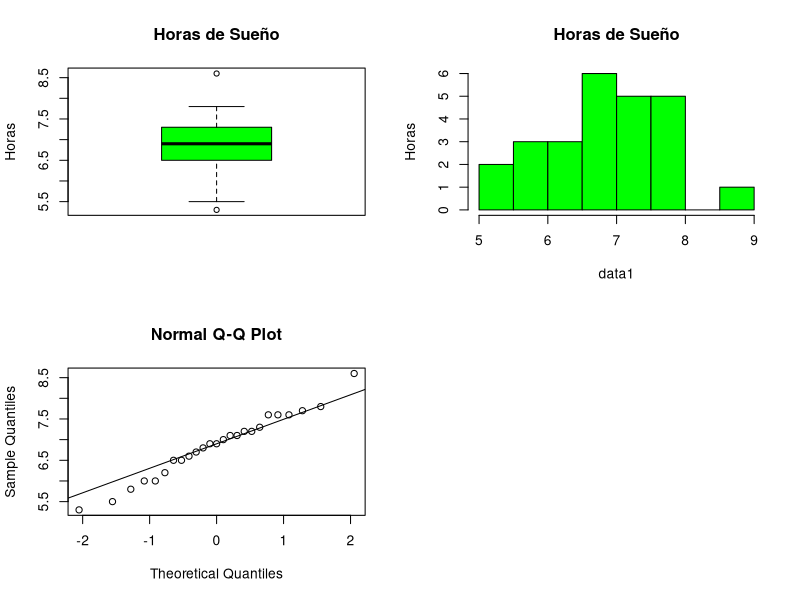
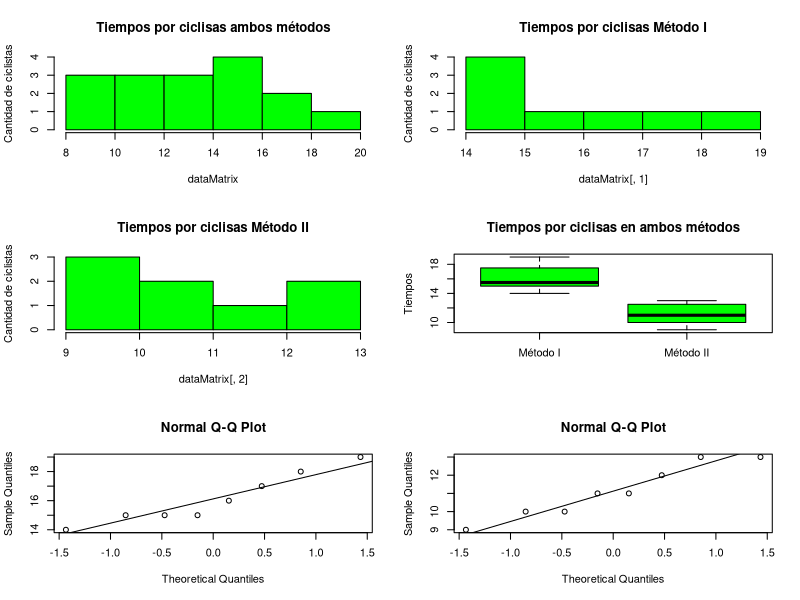

Source code (R) for these figures, in order:
#Laboratorio 2. Intervalos de Confianza
#Estudiantes:
# José Barrera  15-10123
# Carlos Sivira 15-11377

par(mfrow=c(2,2))

####################################################################
#Pregunta 1

#Almacenamos los datos a analizar
data1 <- c(6.9, 7.6, 6.5, 6.2, 5.3,
           7.8, 7.0, 5.5, 7.6, 6.7,
           7.3, 6.6, 7.1, 6.9, 6.0,
           6.8, 6.5, 7.2, 5.8, 8.6,
           7.6, 7.1, 6.0, 7.2, 7.7)

#Datos para el análisis descriptivo
summary(data1)

#Calculo del coeficiente de variacion
sd(data1) / mean(data1)

#Graficamos para apoyar nuestro análisis
boxplot(data1, 
        ylab = 'Horas', 
        main='Horas de Sueño', 
        col = 'green')

hist(data1, 
        ylab = 'Horas', 
        main='Horas de Sueño', 
        col = 'green')

qqnorm(data1)
qqline(data1)

#Calculamos el intervalo de confianza
#de 78% para la media
t.test(data1, conf.level = 0.78)$conf.int

####################################################################
#Pregunta 2
#Datos del problema 2
data2 <- c(15, 16, 14, 15, 17, 18, 19, 15, 13, 12, 11, 13, 11, 9, 10, 10)
#Definicion de la matriz y sus respectivos headers por columna
dataMatrix <- matrix(data2, nrow=8)
colnames(dataMatrix) <- c("Método I", "Método II")

#------------------------------Seccion 1------------------------------
#Obtencion del summary
summary(dataMatrix)
#Calculo del coeficiente de variacion para cada columna
sd(dataMatrix[, 1]) / mean(dataMatrix[,1])
sd(dataMatrix[, 2]) / mean(dataMatrix[,2])
#Muestra de las graficas
par(mfrow=c(3,2))
hist(dataMatrix, ylab = 'Cantidad de ciclistas', main='Tiempos por ciclisas ambos métodos', col = 'green')
hist(dataMatrix[,1], ylab = 'Cantidad de ciclistas', main='Tiempos por ciclisas Método I', col = 'green')
hist(dataMatrix[,2], ylab = 'Cantidad de ciclistas', main='Tiempos por ciclisas Método II', col = 'green')
boxplot(dataMatrix, ylab = 'Tiempos', main='Tiempos por ciclisas en ambos métodos', col = 'green')
qqnorm(dataMatrix[,1])
qqline(dataMatrix[,1])#Metodo 1
qqnorm(dataMatrix[,2])
qqline(dataMatrix[,2])#Metodo 2

#------------------------------Seccion 2------------------------------
var.test(dataMatrix[,1], dataMatrix[,2])$conf.int
t.test (dataMatrix[,1], dataMatrix[,2], var.equal = T, conf.level = 0.95 )$conf.int

#------------------------------Seccion 3------------------------------
var(dataMatrix[,1]) - var(dataMatrix[,2])
####################################################################
